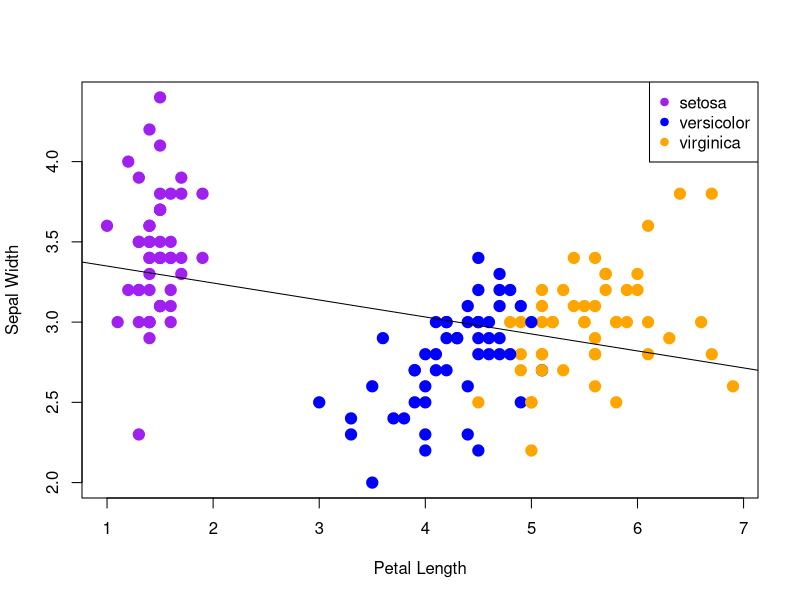
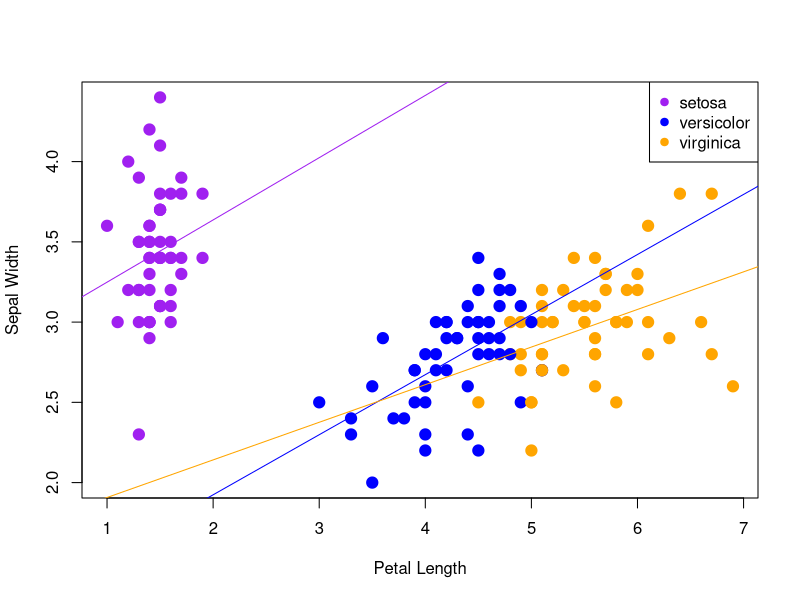

Source code (R) for these figures, in order: (Note: this script raises an error after producing the figures.)
##################################################
#         Gotta set up that WD (pc only)         #
##################################################

#setwd("C:/Users/hille/Documents/Rbootcamp_S2020/Iris-repo/")

##################################################
#                   Housekeeping                 #
##################################################

#This mixes the data and then assigns IRIS to read it in the mixed order 
#Then stores the mixed data as an object
oo <- sample(x=1:150, 150, replace=FALSE)
mix <- iris[oo,]

#Creates and stores "mix$" as seperate objects
species <- mix$Species
petalL <- mix$Petal.Length
petalW <- mix$Petal.Width
sepalL <- mix$Sepal.Length
sepalW <- mix$Sepal.Width


#This matches each species with their respective colors
species2 <- species
color2 <- rep("red", 150)
species2 == "setosa"
color2[species2 == "setosa"] <- "purple"
color2
color2[species2 == "versicolor"] <- "blue"
color2
color2[species2 == "virginica"] <- "orange"
color2

##################################################
#                2-D Scatter plots               #
##################################################

#Here are the setups for the linear regressions for each of the comparisons I have made
petalW.lm <- lm(petalW ~ petalL)
sepalL.lm <- lm(sepalL ~ petalL)
sepalW.lm <- lm(sepalW ~ petalL)

#This indexes the iris dataset by species and should make regression lines for each species
setosa <- mix[mix$Species == "setosa",]
setosa
setosaPLvsSW.lm <- lm(setosa$Sepal.Width ~ setosa$Petal.Length)
setosaPLvsSW.lm

versicolor <- mix[mix$Species == "versicolor",]
versicolor
versicolorPLvsSW.lm <- lm(versicolor$Sepal.Width ~ versicolor$Petal.Length)
versicolorPLvsSW.lm

virginica <- mix[mix$Species == "virginica",]
virginica
virginicaPLvsSW.lm <- lm(virginica$Sepal.Width ~ virginica$Petal.Length)
virginicaPLvsSW.lm

#Here are the plots

#This is the plot with the regression line for ALL OF THE DATA
plot(petalL, sepalW, col=color2, cex=1.5, pch=19, xlab="Petal Length", ylab="Sepal Width")
abline(sepalW.lm, col="black")
legend('topright', legend = levels(species), col = c("purple", "blue", "orange"), cex = 1, pch = 19)

#This is the plot with a regression line for EACH SPECIES
plot(petalL, sepalW, col=color2, cex=1.5, pch=19, xlab="Petal Length", ylab="Sepal Width")
abline(setosaPLvsSW.lm, col="purple")
abline(versicolorPLvsSW.lm, col="blue")
abline(virginicaPLvsSW.lm, col="orange")
legend('topright', legend = levels(species), col = c("purple", "blue", "orange"), cex = 1, pch = 19)


##################################################
#    Generating RMakrdown on Ethan's Computer    #
##################################################

#This is needed to set up and use "RMarkdown"
require("rmarkdown")
Sys.setenv(RSTUDIO_PANDOC="C:/Program Files/RStudio/bin/pandoc")
render("markdown_ethan_test.Rmd", "html_document")


##################################################
#             Below are extra notes              #
##################################################

#This works with the dataset in order
species <- iris$Species
color <- rep("red", 150)
species == "setosa"
color[species == "setosa"] <- "purple"
color
color[species == "versicolor"] <- "blue"
color
color[species == "virginica"] <- "green"
color

#Here are some extra comparisons
plot(petalL, petalW, cex=1.5, pch=19, col=color2, xlab = "Petal Length", ylab = "Petal Width")
abline(petalW.lm, col="black")
legend('bottomright', legend = levels(species), col = c("purple", "blue", "orange"), cex = 1, pch = 19)

plot(petalL, sepalL, col=color2, cex=1.5, pch=19, xlab = "Petal Length", ylab = "Sepal Length")
abline(sepalL.lm, col="black")
legend('bottomright', legend = levels(species), col = c("purple", "blue", "orange"), cex = 1, pch = 19)
